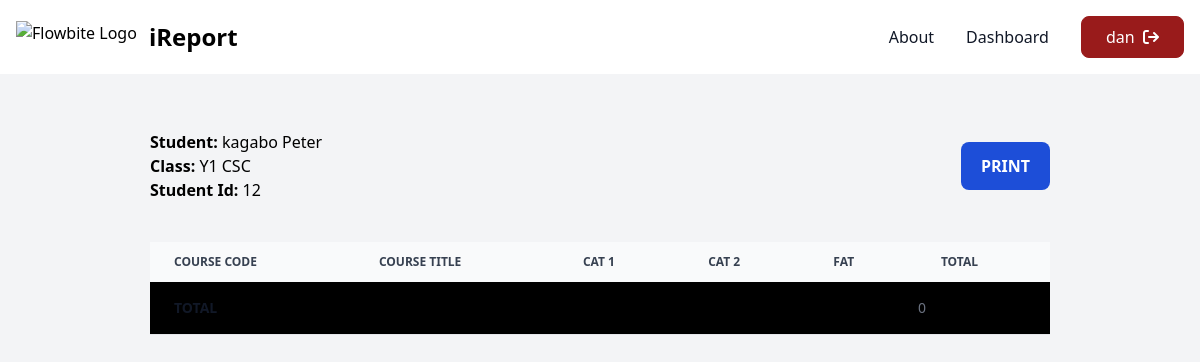
The app's page /dashboard/report/12/ (signed in) with its own data.
### MainApp/models.py (models this page shows, shortened)
class Student(models.Model):
    creator = models.ForeignKey(User, on_delete=models.CASCADE)
    student_id = models.CharField(max_length=10,default='0')
    first_name = models.CharField(max_length=100)
    last_name = models.CharField(max_length=100)
    current_class = models.ForeignKey('TheClass',on_delete=models.CASCADE)

class TheClass(models.Model):
    creator = models.ForeignKey(User, on_delete=models.CASCADE)
    name = models.CharField(max_length=100)
    code = models.CharField(max_length=10)
    courses = models.ManyToManyField('Course')

### MainApp/views.py (the view)
# urls.py: path('dashboard/report/<int:student_id>/', StudentReport.as_view(), name='student_report'),
class StudentReport(LoginRequiredMixin, View):
    def get(self, request, student_id):
        student = Student.objects.get(student_id=student_id)
        data_records = Data.objects.filter(student=student)
        courses = student.current_class.courses.all()
        sum_of_marks = 0
        for data in data_records:
             sum_of_marks += data.total
        context = {
            'student': student,
            'data_records': data_records,
            'courses': courses,
            'sum_of_marks':sum_of_marks
        }
        return render(request, 'student_report.html', context)

### MainApp/templates/student_report.html (shortened to what this page needs)
{% extends 'dashboard_base.html' %} {% block dashboard %}
<section
  class="flex bg-gray-100 min-h-screen"
  x-data="{panel:false, menu:true}"
>
  <div class="mx-auto w-3/4 my-10">
    <div class="flex justify-between items-center py-4">
    <div>
    <h1><b>Student: </b> {{ student.first_name }} {{ student.last_name }}</h1>
    <h2><b>Class: </b> {{ student.current_class.name }}</h2>
    <h2><b>Student Id: </b> {{ student.student_id }}</h2>
    </div>
    <button class="rounded-lg py-3 px-5 text-bold bg-blue-700 text-white font-bold" onclick="(this.style.display='none',print())()">PRINT</button>
    </div>
    <div class="relative overflow-x-auto">
      <table
        class="w-full text-sm text-left rtl:text-right text-gray-500 dark:text-gray-400 my-6"
      >
        <thead
          class="text-xs text-gray-700 uppercase bg-gray-50 dark:bg-gray-700 dark:text-gray-400"
        >
          <tr>
            <th scope="col" class="px-6 py-3">Course Code</th>
            <th scope="col" class="px-6 py-3">Course Title</th>
            <th scope="col" class="px-6 py-3">CAT 1</th>
            <th scope="col" class="px-6 py-3">CAT 2</th>
            <th scope="col" class="px-6 py-3">FAT</th>
            <th scope="col" class="px-6 py-3">Total</th>
          </tr>
        </thead>
          <tr class="bg-black border-b dark:bg-gray-800 dark:border-gray-700">
            <td scope="row"
              class="px-6 py-4 font-medium text-gray-900 whitespace-nowrap dark:text-white" colspan="5"><b>TOTAL</b></td>
            <td>{{sum_of_marks}}</td>
          </tr>
      </table>
    </div>
  </div>
</section>
{% endblock %}

### MainApp/templates/base.html (shortened to what this page needs)
{% load static %}
<!DOCTYPE html>
<html lang="en">
  <head>
    <link
      rel="stylesheet"
      href="https://cdnjs.cloudflare.com/ajax/libs/font-awesome/6.5.2/css/all.min.css"
    />
    <link
      rel="stylesheet"
      href="https://cdnjs.cloudflare.com/ajax/libs/font-awesome/6.5.2/css/all.min.css"
    />
    <link
      href="https://cdnjs.cloudflare.com/ajax/libs/flowbite/2.3.0/flowbite.min.css"
      rel="stylesheet"
    />
    <script src="https://cdn.tailwindcss.com"></script>
  </head>
  <body class="overflow-x-hidden">
    <nav class="bg-white border-gray-200 dark:bg-gray-900">
      <div
        class="max-w-screen-xl flex flex-wrap items-center justify-between mx-auto p-4"
      >
        <a href="/" class="flex items-center space-x-3 rtl:space-x-reverse">
          <img
            src="https://flowbite.com/docs/images/logo.svg"
            class="h-8"
            alt="Flowbite Logo"
          />
          <span
            class="self-center text-2xl font-semibold whitespace-nowrap dark:text-white"
            >iReport</span
          >
        </a>
        <div class="hidden w-full md:block md:w-auto" id="navbar-default">
          <ul
            class="font-medium flex flex-col items-center p-4 md:p-0 mt-4 border border-gray-100 rounded-lg bg-gray-50 md:flex-row md:space-x-8 rtl:space-x-reverse md:mt-0 md:border-0 md:bg-white dark:bg-gray-800 md:dark:bg-gray-900 dark:border-gray-700"
          >
            <li>
              <a
                href="/"
                class="block py-2 px-3 text-white bg-blue-700 rounded md:bg-transparent md:p-0 dark:text-white md:hover:text-orange-700"
                aria-current="page"
                >Home</a
              >
            </li>
            <li>
              <a
                href="/#about"
                class="block py-2 px-3 text-gray-900 rounded hover:bg-gray-100 md:hover:bg-transparent md:border-0 md:hover:text-blue-700 md:p-0 dark:text-white md:dark:hover:text-orange-500 dark:hover:bg-gray-700 dark:hover:text-white md:dark:hover:bg-transparent"
                >About</a
              >
            </li>
            <li>
              <a
                href="/dashboard"
                class="block py-2 px-3 text-gray-900 rounded hover:bg-gray-100 md:hover:bg-transparent md:border-0 md:hover:text-blue-700 md:p-0 dark:text-white md:dark:hover:text-orange-500 dark:hover:bg-gray-700 dark:hover:text-white md:dark:hover:bg-transparent"
                >Dashboard</a
              >
            </li>
            <a
              href="/logout"
              class="flex items-center py-2 px-6 hover:bg-transparent hover:text-red-800 border border-red-800 bg-red-800 text-white rounded-lg"
            >
              {{request.user}} &nbsp; <i class="fa-solid fa-sign-out"></i
            ></a>
          </ul>
        </div>
      </div>
    </nav>
    {% block content %} {% endblock content%} {% block footer%} {% endblock%}
  </body>
</html>

### records on screen
Student: first_name "kagabo", last_name "Peter", current_class.name "Y1 CSC", student_id "12"

### other values on screen
{{ request.user }} "dan"
{{ sum_of_marks }} "0"
